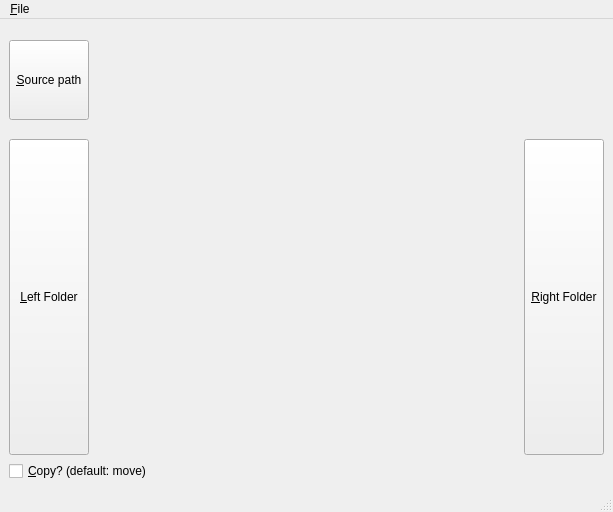
<?xml version="1.0" encoding="UTF-8"?>
<ui version="4.0">
 <class>MainWindow</class>
 <widget class="QMainWindow" name="MainWindow">
  <property name="geometry">
   <rect>
    <x>0</x>
    <y>0</y>
    <width>613</width>
    <height>512</height>
   </rect>
  </property>
  <property name="windowTitle">
   <string>MainWindow</string>
  </property>
  <widget class="QWidget" name="centralwidget">
   <layout class="QVBoxLayout" name="verticalLayout_2" stretch="20,60,0">
    <item>
     <layout class="QHBoxLayout" name="horizontalLayout">
      <property name="sizeConstraint">
       <enum>QLayout::SetDefaultConstraint</enum>
      </property>
      <item>
       <widget class="QPushButton" name="button_source">
        <property name="sizePolicy">
         <sizepolicy hsizetype="Fixed" vsizetype="Fixed">
          <horstretch>0</horstretch>
          <verstretch>0</verstretch>
         </sizepolicy>
        </property>
        <property name="minimumSize">
         <size>
          <width>0</width>
          <height>80</height>
         </size>
        </property>
        <property name="baseSize">
         <size>
          <width>0</width>
          <height>0</height>
         </size>
        </property>
        <property name="text">
         <string>&amp;Source path</string>
        </property>
       </widget>
      </item>
      <item>
       <widget class="QLabel" name="pic3">
        <property name="frameShape">
         <enum>QFrame::Box</enum>
        </property>
        <property name="lineWidth">
         <number>0</number>
        </property>
        <property name="text">
         <string/>
        </property>
       </widget>
      </item>
      <item>
       <widget class="QLabel" name="pic2">
        <property name="frameShape">
         <enum>QFrame::Panel</enum>
        </property>
        <property name="lineWidth">
         <number>0</number>
        </property>
        <property name="text">
         <string/>
        </property>
       </widget>
      </item>
      <item>
       <widget class="QLabel" name="pic1">
        <property name="frameShape">
         <enum>QFrame::Panel</enum>
        </property>
        <property name="frameShadow">
         <enum>QFrame::Plain</enum>
        </property>
        <property name="lineWidth">
         <number>0</number>
        </property>
        <property name="text">
         <string/>
        </property>
       </widget>
      </item>
     </layout>
    </item>
    <item>
     <layout class="QHBoxLayout" name="horizontalLayout_2">
      <item>
       <widget class="QPushButton" name="button_left">
        <property name="sizePolicy">
         <sizepolicy hsizetype="Fixed" vsizetype="Preferred">
          <horstretch>0</horstretch>
          <verstretch>0</verstretch>
         </sizepolicy>
        </property>
        <property name="text">
         <string>&amp;Left Folder</string>
        </property>
       </widget>
      </item>
      <item>
       <widget class="QLabel" name="picLast">
        <property name="text">
         <string/>
        </property>
       </widget>
      </item>
      <item>
       <widget class="QPushButton" name="button_right">
        <property name="sizePolicy">
         <sizepolicy hsizetype="Fixed" vsizetype="Preferred">
          <horstretch>0</horstretch>
          <verstretch>0</verstretch>
         </sizepolicy>
        </property>
        <property name="text">
         <string>&amp;Right Folder</string>
        </property>
       </widget>
      </item>
     </layout>
    </item>
    <item>
     <widget class="QCheckBox" name="check_copy">
      <property name="text">
       <string>&amp;Copy? (default: move)</string>
      </property>
     </widget>
    </item>
   </layout>
  </widget>
  <widget class="QMenuBar" name="menubar">
   <property name="geometry">
    <rect>
     <x>0</x>
     <y>0</y>
     <width>613</width>
     <height>21</height>
    </rect>
   </property>
   <widget class="QMenu" name="menuFile">
    <property name="title">
     <string>&amp;File</string>
    </property>
    <addaction name="action_exit"/>
   </widget>
   <addaction name="menuFile"/>
  </widget>
  <widget class="QStatusBar" name="statusbar"/>
  <action name="action_exit">
   <property name="text">
    <string>&amp;Exit</string>
   </property>
  </action>
  <action name="actionChoose_source_folder">
   <property name="text">
    <string>Choose &amp;source folder</string>
   </property>
  </action>
 </widget>
 <resources/>
 <connections/>
</ui>
